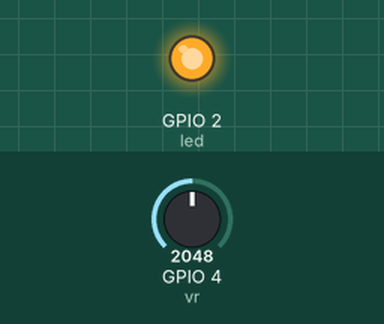
Simulated run of this sketch. Board: ESP32. On the bench: output pins drawn as LEDs (lit = HIGH). The test bench sets the inputs (shaded band); at power-on: GPIO 4 (vr) = 2048. What the sketch prints to the serial monitor is not drawn.

Above: at 4.8 s.
4.9 s: GPIO 4 (vr) set to 491
10.0 s: GPIO 4 (vr) set to 0
15.1 s: GPIO 4 (vr) set to 1228
At 17.3 s:
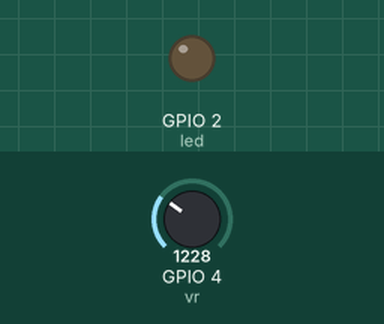
Timing chart, 0 to 30.6 s (numbered marks = the images above; inputs shaded):
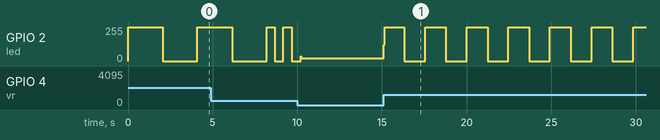

Measured:
- after the input at 15.1 s, GPIO 2 (led): 20/255 → 121/255 at once, then repeats every 2.4 s: 255/255 1.2 s, 0/255 1.2 s

The sketch:

esp32_led.ino
```cpp
int led = 2;
int vr = 4;

void setup() {
  Serial.begin(115200);
  pinMode(led,OUTPUT);

}

void loop() {
  int var = analogRead(vr);
  Serial.println(var);
  digitalWrite(led, HIGH);
  delay(var);
  digitalWrite(led, LOW);
  delay(var);

}
```
